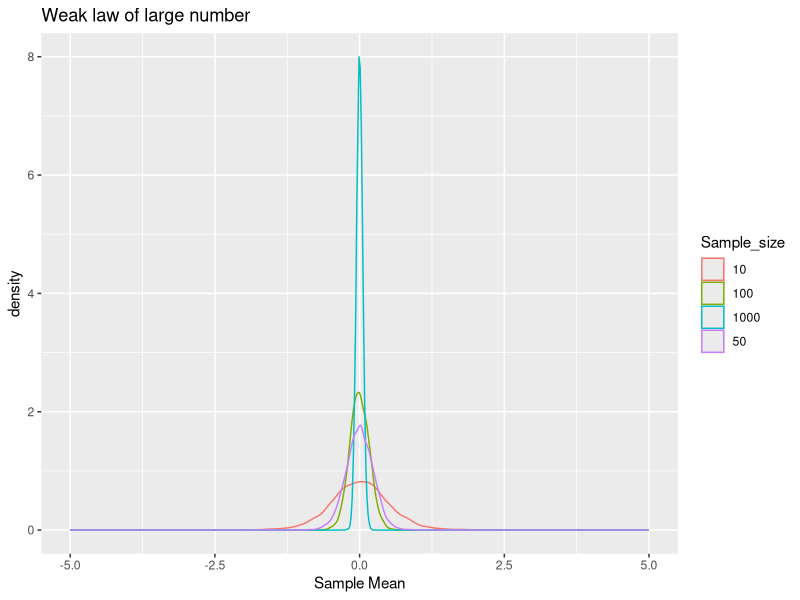
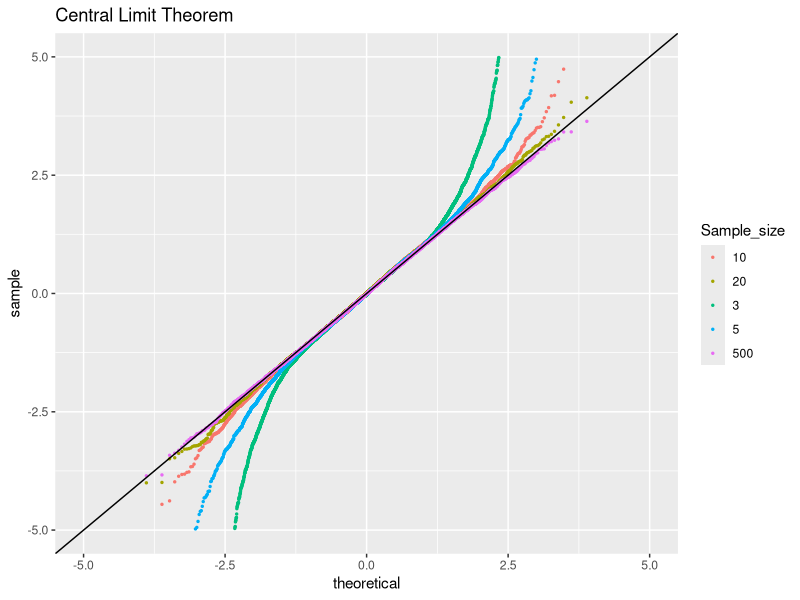

R code for these plots, in order:
library(ggplot2)
library(magrittr)

samplemean <- function(Sample_size,normalize,df,rep){
  data <- as.data.frame(matrix(NA,length(Sample_size)*rep,2))
    for(j in 1:length(Sample_size)){
    for(i in 1:rep){
    data[i+(j-1)*rep,1] <- as.character(Sample_size[j])
    data[i+(j-1)*rep,2] <- Sample_size[j] %>% rt(.,df) %>% {
      if(normalize == T) {mean(.)/sqrt(var(.)/(Sample_size[j]-1))} else mean(.)
    }
        }
      
    }
  colnames(data) <- c("Sample_size","Sample_Mean")
  return(data)
}
#1
sample1 <- c(10,50,100,1000)
ans1 <- samplemean(Sample_size = sample1, normalize = F, df = 3, rep = 10000)

ggplot(data=ans1,aes(Sample_Mean,group=Sample_size,colour=Sample_size))+
  geom_density()+
  xlim(-5,5)+
  ggtitle("Weak law of large number")+
  xlab("Sample Mean")
  

#2
sample2 <- c(3,5,10,20,500)
ans2 <- samplemean(Sample_size = sample2, normalize = T, df = 3, rep = 10000)

ggplot(data=ans2,aes(sample=Sample_Mean,group=Sample_size,colour=Sample_size))+
  stat_qq(size=0.5)+
  ggtitle("Central Limit Theorem")+
  xlab("theoretical")+
  ylab("sample")+
  xlim(-5,5)+
  ylim(-5,5)+
  geom_abline(slope=1, intercept=0)